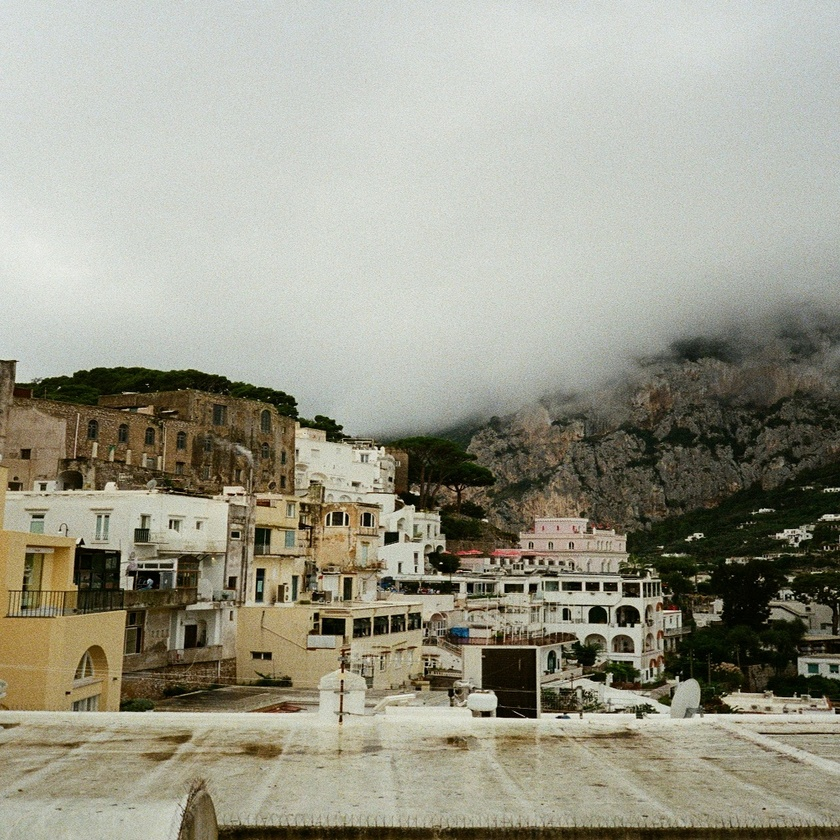
#> input picture Assignment 3/images/buildings.jpg, 840 x 840 px, shrunk from 1024 x 1024 before the run
$ jupyter execute DIP_Assignment_3.ipynb
#> lines starting #> are read from the running program, lines starting #| are printed output that depends on the picture; long printed decimals are rounded
[cell 1]
import numpy as np
import matplotlib.pyplot as plt
from PIL import Image
import scipy

# Q1 Directional Filtering

[cell 2]
M = 256
x1 = np.zeros((M,M))
x2 = np.zeros((M,M))
x3 = np.zeros((M,M))
x = np.zeros((M,M))

[cell 3]
# Creating Images
for i in range(M):
    for j in range(M):
        x1[i,j] = np.sin(2 * np.pi * i * 12 / M)
        x2[i,j] = np.sin(2 * np.pi * j * 8/ M)
        x3[i,j] = np.sin(2 * np.pi * ((6 * i) + (10 * j)) / M)
        x[i,j] = (x1[i,j] + x2[i,j] + x3[i,j]) / 3

[cell 4]
# Creating DFT of the image x
DFT_x = np.fft.fft2(x)
DFT_x_center = np.fft.fftshift(DFT_x)
DFT_x_magnitude = np.log(1 + np.abs(DFT_x_center))

[cell 5]
# 1.a) Plotting the images and DFT of x
fig,axes = plt.subplots(nrows=1, ncols=5, figsize=(20,8))
axes[0].imshow(x1, cmap='gray')
axes[0].axis('off')
axes[0].set_title("x1")
axes[1].imshow(x2, cmap='gray')
axes[1].axis('off')
axes[1].set_title("x2")
axes[2].imshow(x3, cmap='gray')
axes[2].axis('off')
axes[2].set_title("x3")
axes[3].imshow(x, cmap='gray')
axes[3].axis('off')
axes[3].set_title("x")
axes[4].imshow(DFT_x_magnitude, cmap='gray')
axes[4].axis('off')
axes[4].set_title("DFT")

[cell 6]
threshold = [(-20, 20), (70, 110), (25, 65)]
filters = [np.zeros((M,M), dtype=np.float64), np.zeros((M,M), dtype=np.float64),
           np.zeros((M,M), dtype=np.float64), np.zeros((M,M), dtype=np.float64)]

[cell 7]
for tindex in range(len(threshold)):
    for i in range(M):
        for j in range(M):
            radian = np.arctan2(i - (M/2), j - (M/2))
            deg = np.rad2deg(radian)
            if deg >= threshold[tindex][0] and deg <= threshold[tindex][1]:
                filters[tindex][i,j] = 1

[cell 8]
filters[3] = np.maximum(np.maximum(filters[0], filters[1]), filters[2])

[cell 9]
for h in filters:
    h[M//2, M//2] = 1
    G = DFT_x * h
    img = np.fft.ifft2(np.fft.ifftshift(G))

    fig,axes = plt.subplots(nrows=1, ncols=5, figsize=(20,8))
    axes[0].imshow(x, cmap='gray')
    axes[0].axis('off')
    axes[0].set_title("Original Image(X)")
    axes[1].imshow(np.log(1 + np.abs(DFT_x_center)), cmap='gray')
    axes[1].axis('off')
    axes[1].set_title("Centered DFT of X")
    axes[2].imshow(h, cmap='gray')
    axes[2].axis('off')
    axes[2].set_title("Filter")
    axes[3].imshow(np.log(1 + np.abs(G)), cmap='gray')
    axes[3].axis('off')
    axes[3].set_title("Filtered X Spectrum (Centered)")
    axes[4].imshow(np.real(img), cmap='gray')
    axes[4].axis('off')
    axes[4].set_title("Convoluted image")

    mse = np.sum((x - np.real(img)) ** 2) / (img.shape[0] * img.shape[1])
    print(f"""Mean square error between the image x and convoluted image is: {mse}""")

# Q2 Gaussian Blurring and Inverse Filtering:

[cell 10]
img = np.array(Image.open("images/buildings.jpg").convert('L'))
img.shape
#> Out = (840, 840)

[cell 11]
plt.imshow(img, cmap="gray")
plt.axis("off")

[cell 12]
def gaussianKernel(size = 13, sigma = 2.5):
#> called with size = 13, sigma = 2.5
    kernel = np.zeros((size, size), dtype=np.float32)

    for i in range(size):
        for j in range(size):
            # finding the centered cords for gaussian calculation
            x = i - ((size - 1) // 2)
            y = j - ((size - 1) // 2)

            kernel[i,j] = np.exp(-((x**2) + (y**2)) / (2 * (sigma ** 2)))

    kernel /= np.sum(kernel)
    return kernel

### 2.a) Apply Blur in Frequency Domain

[cell 13]
blur_img = scipy.ndimage.convolve(img, gaussianKernel(), mode="constant")
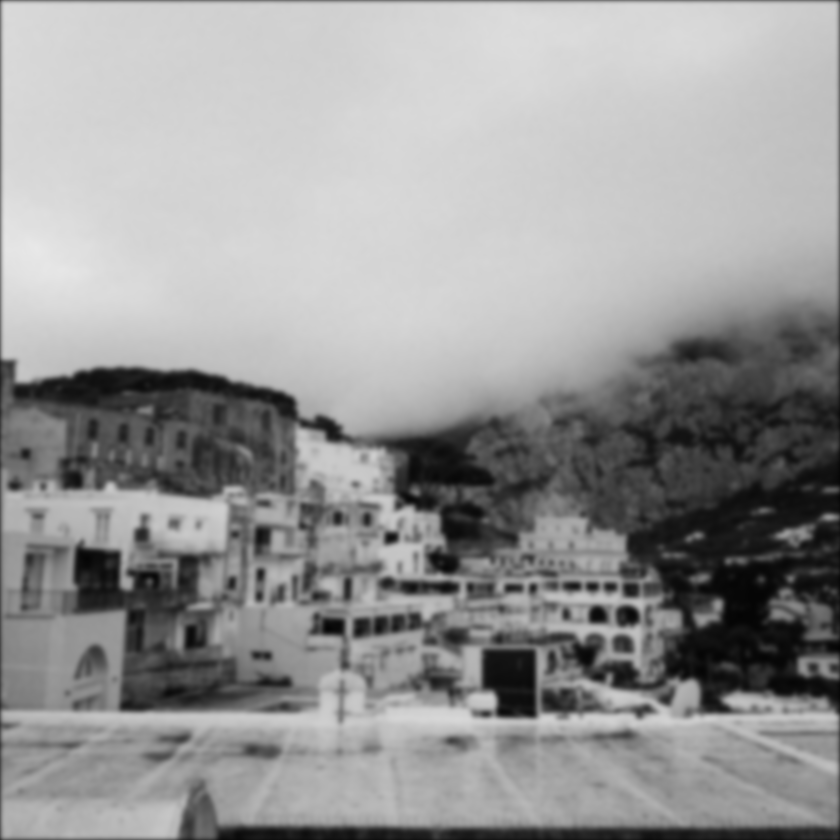
#> blur_img: shape (840, 840); min 4, max 232, mean 150.7
blur_img.shape
#> Out = (840, 840)

[cell 14]
filter = gaussianKernel(size = 13, sigma = 2.5)
filter.shape

[cell 15]
#padding lenth determination
padding = img.shape[0] + filter.shape[0] - 1    # min this much padding required to prevent circular convolution
#> padding = 852
img_pad_len = padding - img.shape[0]
#> img_pad_len = 12
filter_pad_len = padding - filter.shape[0]
#> filter_pad_len = 839

[cell 16]
img_pad = np.pad(img, ((0, img_pad_len), (0, img_pad_len)))
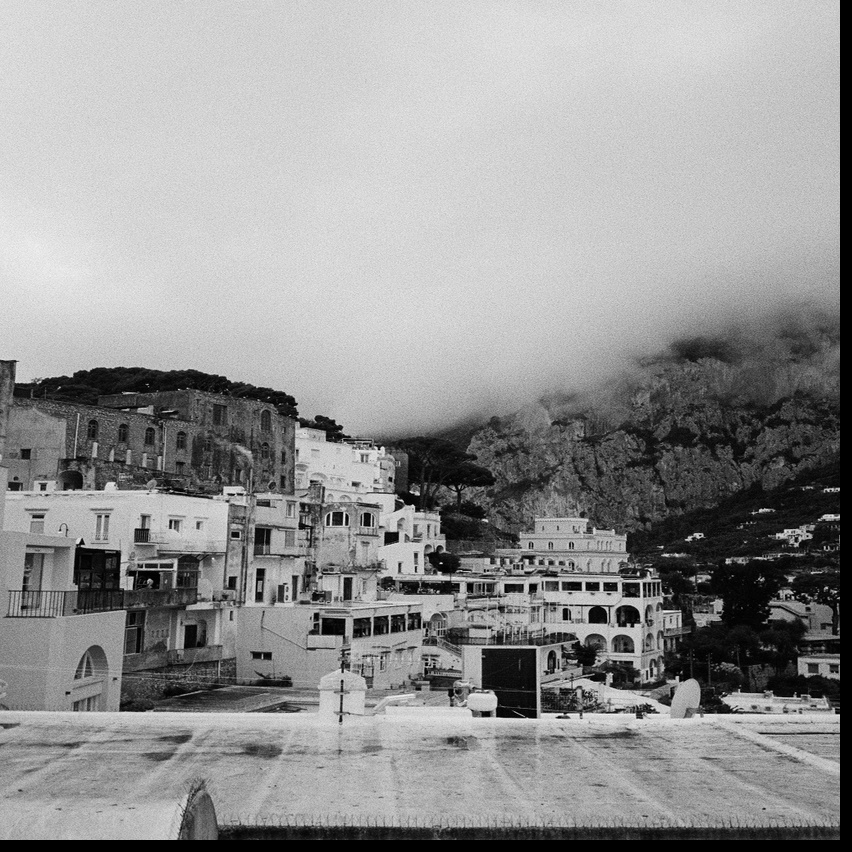
#> img_pad: shape (852, 852); min 0, max 246, mean 147.6
img_pad.shape
#> Out = (852, 852)

[cell 17]
filter_pad_left = (padding // 2) - (filter.shape[0] // 2)
#> filter_pad_left = 420
filter_1036x1036_pad = np.pad(filter, ((filter_pad_left, filter_pad_len - filter_pad_left), (filter_pad_left, filter_pad_len - filter_pad_left)))
# filter_1036x1036_pad = np.pad(filter, ((511, 512), (511, 512)))
filter_1036x1036_pad_uncentered = np.fft.ifftshift(filter_1036x1036_pad)
img_pad.shape, filter_1036x1036_pad_uncentered.shape
#> Out = ((852, 852), (852, 852))

[cell 18]
# FFT
img_fft = np.fft.fft2(img_pad)
filter_1036x1036_fft = np.fft.fft2(filter_1036x1036_pad_uncentered)
res_img_fft = img_fft * filter_1036x1036_fft
res_img = np.fft.ifft2(res_img_fft)
# cropped_res_img = res_img[img_pad_len//2 : img_pad_len//2 + img.shape[0], img_pad_len//2 : img_pad_len//2 + img.shape[1]] #cropping back to get the original dimension image
cropped_res_img = res_img

[cell 19]
fig,axes = plt.subplots(nrows=1, ncols=4, figsize=(22,10))
axes[0].imshow(img, cmap='gray')
axes[0].axis('off')
axes[0].set_title("Original image")
axes[1].imshow(scipy.ndimage.convolve(img, filter, mode="constant"), cmap='gray')
axes[1].axis('off')
axes[1].set_title("Convolution using ScipY (reference)")
axes[2].imshow(np.real(cropped_res_img), cmap='gray')
axes[2].axis('off')
axes[2].set_title("Convolution using FFT")
axes[3].imshow(np.log(1 + np.abs(np.fft.fftshift(res_img_fft))**(1/2)), cmap='gray')
axes[3].axis('off')
axes[3].set_title("FFT of Convoluted image (Centered)")

##### FFT of convoluted image perfectly shows that higher frequency are not present and lower frequence is present

### 2.b) Visualize the Gaussian Kernel and its inverse

[cell 20]
e = 0.001
filter_13x13_fft = np.fft.fft2(filter)

#inverse Filter
inverse_filter_13x13_fft = 1 / (np.abs(filter_13x13_fft) + e)
inverse_filter_1036x1036_fft = 1 / (np.abs(filter_1036x1036_fft) + e)

[cell 21]
fig,axes = plt.subplots(nrows=1, ncols=4, figsize=(22,10))

axes[0].imshow(np.log(1 + np.abs(np.fft.fftshift(filter_13x13_fft))), cmap='gray')
axes[0].axis('off')
axes[0].set_title("DFT of Gaussian (13x13)")

axes[1].imshow(np.log(1 + np.abs(np.fft.fftshift(inverse_filter_13x13_fft))), cmap='gray')
axes[1].axis('off')
axes[1].set_title("DFT of Inverse Gaussian (13x13)")

axes[2].imshow(np.log(1 + np.abs(np.fft.fftshift(filter_1036x1036_fft))), cmap='gray')
axes[2].axis('off')
axes[2].set_title("DFT of Gaussian (1036x1036)")

axes[3].imshow(np.log(1 + np.abs(np.fft.fftshift(inverse_filter_1036x1036_fft))), cmap='gray')
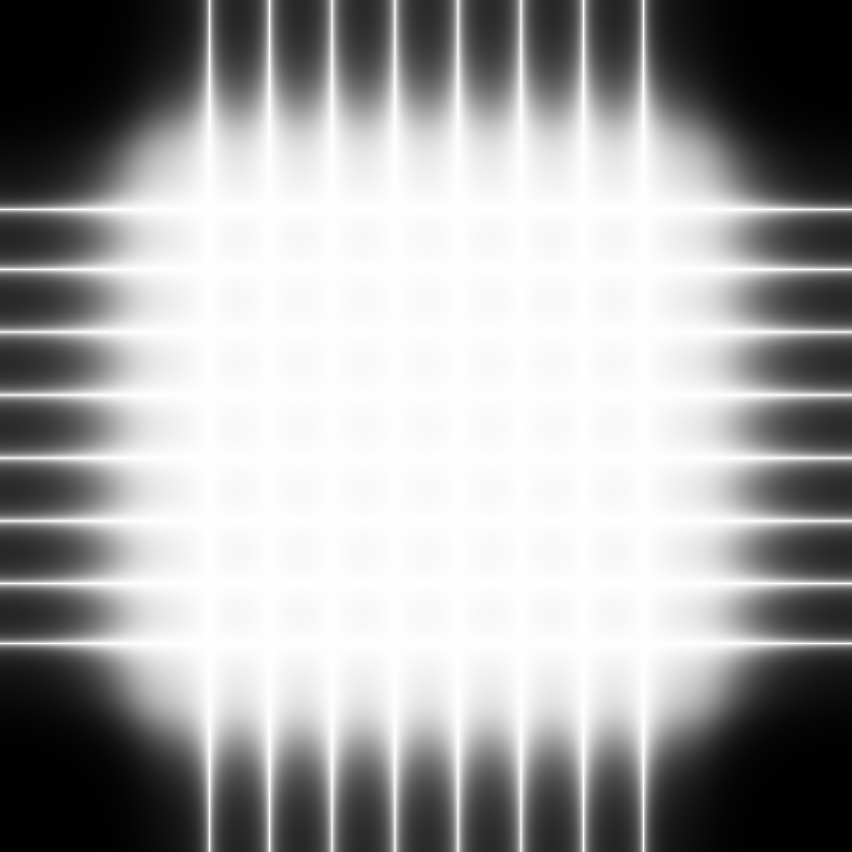
#> inverse_filter_1036x1036_fft: shape (852, 852) float64; min 0.999, max 1000, mean 642.4; drawn with min black and max white
axes[3].axis('off')
axes[3].set_title("DFT of Inverse Gaussian (1036x1036)")

[cell 22]
plt.imshow(np.log(1 + np.abs(np.fft.fftshift(filter_1036x1036_fft))), cmap='gray', vmin = 0, vmax = 0.05)
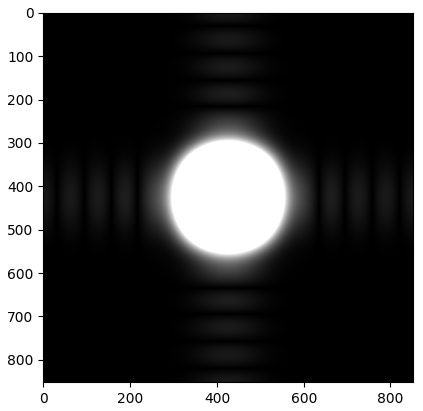
#> figure drawn by matplotlib, 1 panel

#### 13x13 Gaussian is ideal infinite gaussian x 13x13 window -> convolution of these 2 in FD. 1036x1036 is gaussian in high resolution sampling is done, because 0 doesnt have a frequency.

### 2.c) Find the best fit of Gaussian 1036x1036 filter

[cell 23]
np.sum(np.abs(filter_13x13_fft))

[cell 24]
# pre - calculating (U^2 + V^2)
filter_size = filter_1036x1036_fft.shape[0]
#> filter_size = 852
u, v = np.indices((filter_size, filter_size))
u = u - ((filter_size - 1) / 2)
v = v - ((filter_size - 1) / 2)
uv2 = u**2 + v**2

[cell 25]
min_error = np.inf
k_optimal = 0
filter_1036x1036_fft_center = np.fft.fftshift(filter_1036x1036_fft)  #centering the Filter to calculate the error below
for k in (np.linspace(1e-6, 1e-3, 1000)):
    H_cont = np.exp( -k * uv2)
    error = np.sum((H_cont - np.abs(filter_1036x1036_fft_center)) ** 2)
    if error <= min_error:
        k_optimal = k
        min_error = error

[cell 26]
H_cont = np.exp( -(k_optimal) * uv2)
inv_H_cont = 1 / (np.abs(H_cont) + e)

[cell 27]
fig,axes = plt.subplots(nrows=1, ncols=2, figsize=(12,10))

axes[0].imshow(H_cont, cmap='gray')
axes[0].axis('off')
axes[0].set_title("DFT of Gaussian (13x13)")

axes[1].imshow(inv_H_cont, cmap='gray')
axes[1].axis('off')
axes[1].set_title("DFT of Inverse Gaussian (13x13)")
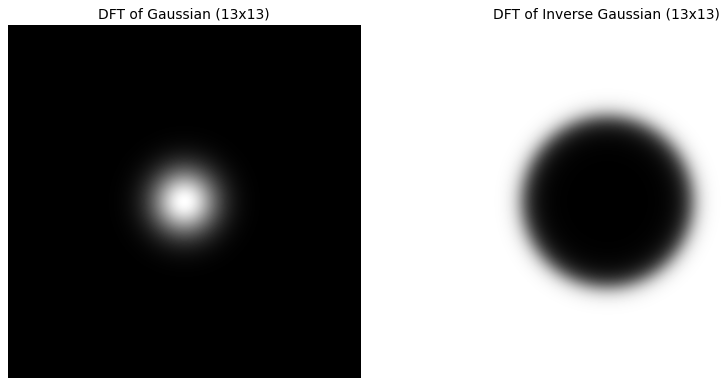
#> figure drawn by matplotlib, 2 panels

[cell 28]
# Conclusion - Difference between Gaussian Fit Filter and Direct Gaussian Filter
fig,axes = plt.subplots(nrows=1, ncols=2, figsize=(12,10))

axes[0].imshow(H_cont, cmap='gray', vmin = 0, vmax = 0.05)
axes[0].axis('off')
axes[0].set_title("DFT of H_cont (1036x1036)")

axes[1].imshow(np.log(1 + np.abs(np.fft.fftshift(filter_1036x1036_fft))), cmap='gray', vmin = 0, vmax = 0.05)
axes[1].axis('off')
axes[1].set_title("DFT of Gaussian (1036x1036)")
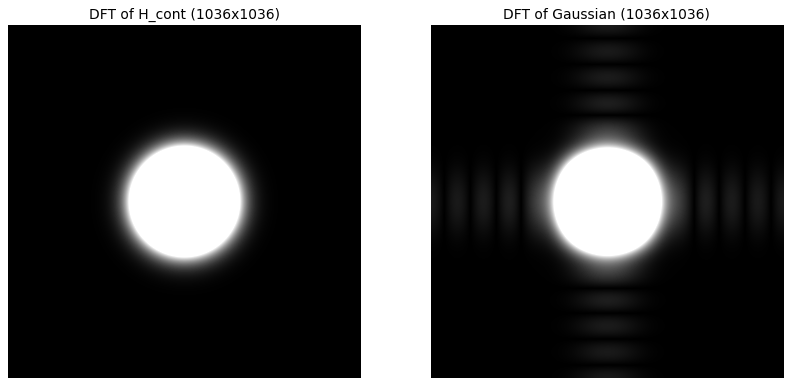
#> figure drawn by matplotlib, 2 panels

## 2.d) Image Resstoration

[cell 29]
res_img_inv_gauss_fft = res_img_fft * inverse_filter_1036x1036_fft
inv_H_cont_unshifted = np.fft.ifftshift(inv_H_cont)                      # Making the DFT unshifted
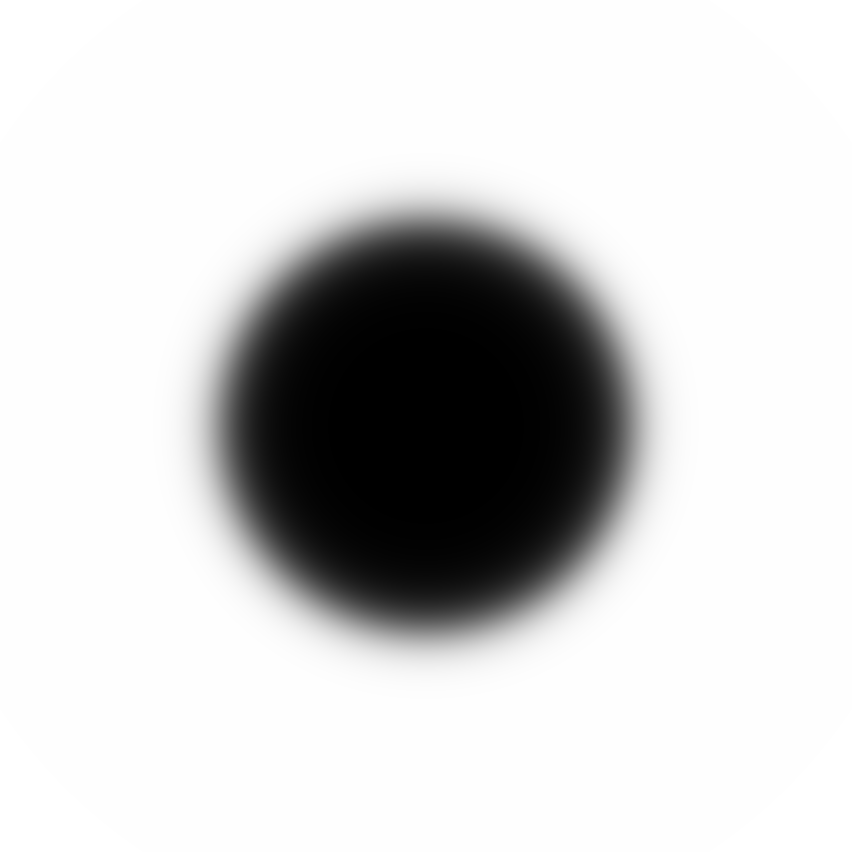
#> inv_H_cont: shape (852, 852) float64; min 0.999, max 1000, mean 821; drawn with min black and max white
res_img_inv_Hcont_fft = res_img_fft * inv_H_cont_unshifted

#restoring Image
res_img_inv_gauss = np.clip(np.real(np.fft.ifft2(res_img_inv_gauss_fft)), 0, 255)[img_pad_len//2 : img_pad_len//2 + img.shape[0], img_pad_len//2 : img_pad_len//2 + img.shape[1]]
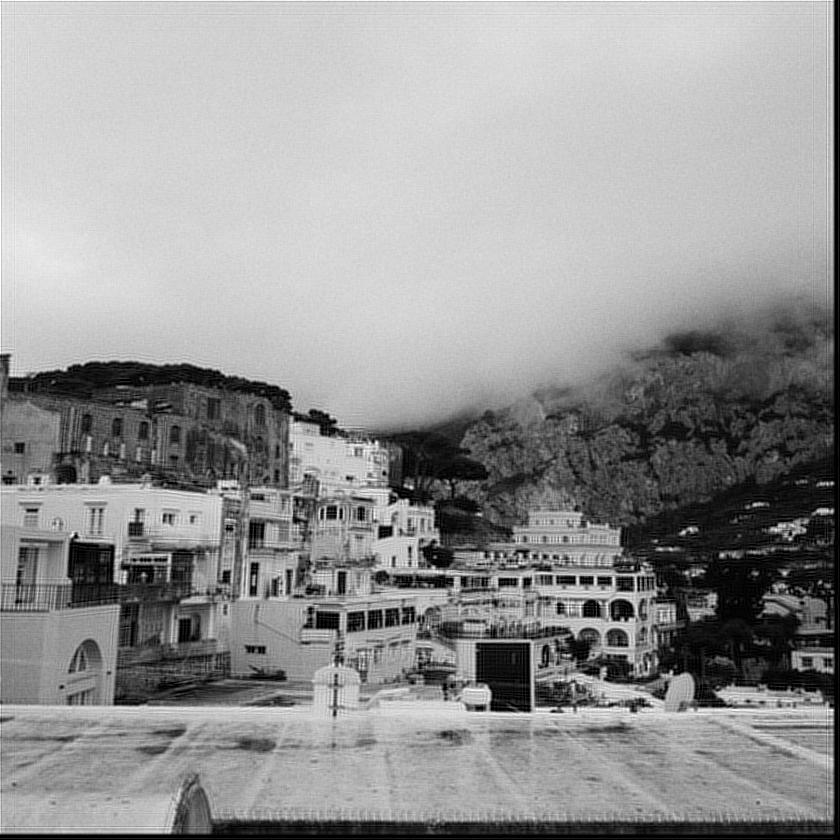
#> res_img_inv_gauss: shape (840, 840) float64; min 0, max 255, mean 149.2
res_img_inv_Hcont = np.clip(np.real(np.fft.ifft2(res_img_inv_Hcont_fft)), 0, 255)[img_pad_len//2 : img_pad_len//2 + img.shape[0], img_pad_len//2 : img_pad_len//2 + img.shape[1]]

[cell 30]
fig,axes = plt.subplots(nrows=1, ncols=3, figsize=(22,10))

axes[0].imshow(img, cmap='gray')
axes[0].axis('off')
axes[0].set_title("Original Image")


axes[1].imshow(np.real(res_img_inv_gauss), cmap='gray')
axes[1].axis('off')
axes[1].set_title("Restored Image - Inverse Direct Gauss")

axes[2].imshow(np.real(res_img_inv_Hcont), cmap='gray')
axes[2].axis('off')
axes[2].set_title("Restored Image - Inverse Gauss Fit")

[cell 31]
# Calculating MSE
error_res_img_inv_gauss = np.sum((img - res_img_inv_gauss) ** 2) / (img.shape[0] ** 2)
#> error_res_img_inv_gauss = 1610.1
error_res_img_inv_Hcont = error = np.sum((img - res_img_inv_Hcont) ** 2) / (img.shape[0] ** 2)
#> error_res_img_inv_Hcont = 2024.9; error = 2024.9

print(f"""MSE between the original Image and Restored Image using the inverse Direct Gaussian Filter is: {error_res_img_inv_gauss} """)
#| MSE between the original Image and Restored Image using the inverse Direct Gaussian Filter is: 1610.082
print(f"""MSE between the original Image and Restored Image using the Inverse Gaussian Fit Filter is: {error_res_img_inv_Hcont} """)
#| MSE between the original Image and Restored Image using the Inverse Gaussian Fit Filter is: 2024.911
